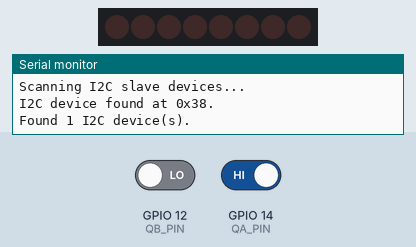
Simulated run of this sketch. Board: ESP8266 (NodeMCU). Shown: 8 port-expander outputs drawn as a row of LEDs (first output left, lit = HIGH), the last lines printed to the serial monitor. Wiring (inferred from the names in the program): PCF8574 port expander at I2C address 0x38. Wiring (inferred from the signals the program sends): row of LEDs: on Q0, Q1, Q2, Q3, Q4, Q5, Q6, Q7. The test bench sets the inputs (shaded band); at power-on: GPIO 14 (QA_PIN) HIGH, GPIO 12 (QB_PIN) LOW.

Above: at 1.2 s.
1.3 s: GPIO 14 (QA_PIN) driven LOW
At 2.6 s:
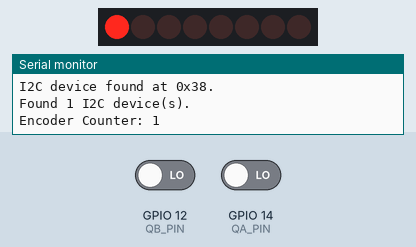
3.2 s: GPIO 14 (QA_PIN) driven HIGH
At 4.0 s:
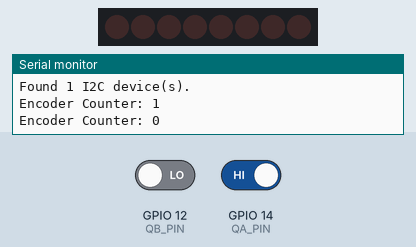
Timing chart, 0 to 6.2 s (numbered marks = the images above; inputs shaded):
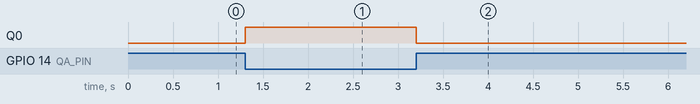

Measured:
- after the input at 1.3 s, Q0: LOW → HIGH at once
- after the input at 3.2 s, Q0: HIGH → LOW at once

The sketch:

esp8266_pcf8574a_leds_rotary_encoder_demo-1.ino
```cpp
//////////////////////////////////////////////////////////////////////////
// Author: RSP @ Embedded Systems Lab (ESL), KMUTNB, Bangkok / Thailand
// Date: 2017-07-03
// Arduino IDE: v1.8.2 + esp8266 v2.3.0
// Boards with ESP-12E
// Note: use Vcc=3.3V for PCF8574-based 8-bit I/O expander module
//       and rotary encoder switch
//////////////////////////////////////////////////////////////////////////

#include <ESP8266WiFi.h>   // use the WiFi library
#include <Wire.h>          // use the Wire library (Soft I2C for ESP8266)

// see: http://www.ti.com/lit/ds/symlink/pcf8574.pdf
//  Vcc 2.5V to 6V, f_SCL 100kHz max., Sink Current (I_OL) 25mA max.

#define I2C_SCL_PIN      (4)      // D2 pin (SCL / GPIO-4)
#define I2C_SDA_PIN      (0)      // D3 pin (SDA / GPIO-0)
#define I2C_ADDR        0x38      // set the I2C address of the PCF8574(A) chip

#define QA_PIN  (14)              // D5 = GPIO14
#define QB_PIN  (12)              // D6 = GPIO12

// global variables
char sbuf[64];                    // used for sprintf()
uint32_t ts;                      // used to save timestamp value

volatile int     last_a = 1, last_b = 1;
volatile int16_t encoder_cnt = 0;
volatile bool    encoder_update = false;

// forward declaration
void encode_inputs();

void encode_inputs() {
  detachInterrupt( QA_PIN );
  int a = digitalRead(QA_PIN);
  int b = digitalRead(QB_PIN);
  if (( a != last_a ) || ( b != last_b ) ) {
     if ( a == b ) {
       if ( encoder_cnt < 255 ) {
          encoder_cnt++;
       }
    } else {
       if ( encoder_cnt > 0 ) {
         encoder_cnt--;
       }
    }
    last_a = a;
    last_b = b;
    encoder_update = true;
  }
  attachInterrupt( QA_PIN, encode_inputs, CHANGE );
}

void i2c_scan() {
  int count = 0;
  Serial.println( "\n\nScanning I2C slave devices..." );
  for( uint8_t addr=0x01; addr <= 0x7f; addr++ ) {
     Wire.beginTransmission( addr );
     if ( Wire.endTransmission() == 0 ) {
       sprintf( sbuf, "I2C device found at 0x%02X.", addr );
       Serial.println( sbuf );
       count++;
    }
  }
  if ( count > 0 ) {
    sprintf( sbuf, "Found %d I2C device(s).\n\n", count );
  } else {
    sprintf( sbuf, "No I2C device found.\n\n" );
  }
  Serial.println( sbuf );
}

inline void i2c_write_byte( uint8_t i2c_addr, uint8_t data ) {
  Wire.beginTransmission( i2c_addr );
  Wire.write( data );
  Wire.endTransmission();
}

inline uint8_t i2c_read_byte( uint8_t i2c_addr  ) {
  Wire.beginTransmission( i2c_addr );
  Wire.endTransmission();
  Wire.requestFrom( i2c_addr, (uint8_t) 1 ); // request only one byte
  while ( Wire.available() == 0 ) ; // waiting (blocking)
  uint8_t data = Wire.read();
  Wire.endTransmission();
  return data;
}

void setup() {
  Serial.begin( 115200 );                  // set baudrate for Serial communication (Tx/Rx pins)
  Serial.println( "\n\n\n" );

  WiFi.disconnect();                       // disconnect WiFi AP
  WiFi.mode( WIFI_OFF );                   // no use of WiFi, turn WiFi off (to save power consumption)

  pinMode( QA_PIN, INPUT );
  pinMode( QB_PIN, INPUT );
  attachInterrupt( QA_PIN, encode_inputs, CHANGE ); // use QA_PIN for external interrupt

  Wire.begin( I2C_SDA_PIN, I2C_SCL_PIN );  // initialize I2C port (as I2C master)
  Wire.setClock( 100000 );                 // set clock speed for I2C
  i2c_scan();                              // scan I2C devices
  ts = millis();                           // read system timestamp in milliseconds
}

void update_output( uint8_t data ) {
  i2c_write_byte( I2C_ADDR, ~data /* bitwise inverted */ ); // write data to PCF8574(A)
}

void loop() {
  if ( encoder_update ) {
     encoder_update = false;
     sprintf_P( sbuf, PSTR("Encoder Counter: %d"), encoder_cnt );
     Serial.println( sbuf );
     update_output( encoder_cnt ); // show 8bit binary value using the LED array
  }
  delay(1);
}
///////////////////////////////////////////////////////////////////////////////////
```
